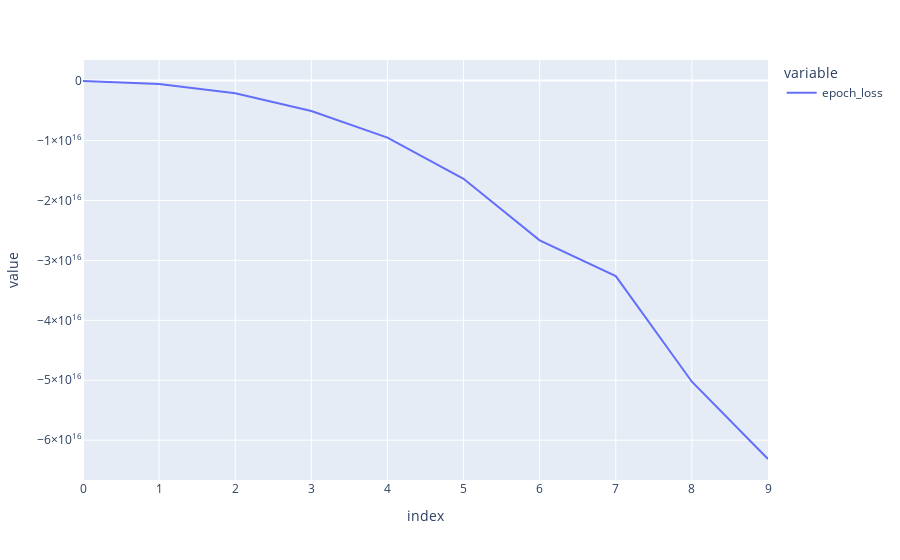

Source (notebook cell):
### Code cell
px.line(rd)

### Figure 1 — Plotly figure (JSON) as saved in the notebook; plotly's stock layout.template omitted (floating-point values rounded to 4 significant figures)
{"data": [{"hovertemplate": "variable=epoch_loss<br>index=%{x}<br>value=%{y}<extra></extra>", "legendgroup": "epoch_loss", "line": {"color": "#636efa", "dash": "solid"}, "marker": {"symbol": "circle"}, "mode": "lines", "name": "epoch_loss", "orientation": "v", "showlegend": true, "type": "scatter", "x": [0, 1, 2, 3, 4, 5, 6, 7, 8, 9], "xaxis": "x", "y": [-63570000000000.0, -569663758131200, -2116700045924352, -5059756581208064, -9520285882908672, -16384971071160320, -26654246847643650, -32623615254396930, -50240989250715650, -63136260245946370], "yaxis": "y"}], "layout": {"legend": {"title": {"text": "variable"}, "tracegroupgap": 0}, "margin": {"t": 60}, "xaxis": {"anchor": "y", "domain": [0, 1], "title": {"text": "index"}}, "yaxis": {"anchor": "x", "domain": [0, 1], "title": {"text": "value"}}}}
